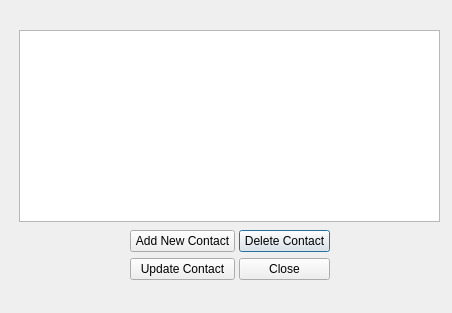
<?xml version="1.0" encoding="UTF-8"?>
<ui version="4.0">
 <class>contactInfo</class>
 <widget class="QDialog" name="contactInfo">
  <property name="geometry">
   <rect>
    <x>0</x>
    <y>0</y>
    <width>452</width>
    <height>313</height>
   </rect>
  </property>
  <property name="windowTitle">
   <string>Dialog</string>
  </property>
  <widget class="QTableView" name="contactView">
   <property name="geometry">
    <rect>
     <x>19</x>
     <y>30</y>
     <width>421</width>
     <height>192</height>
    </rect>
   </property>
  </widget>
  <widget class="QWidget" name="layoutWidget">
   <property name="geometry">
    <rect>
     <x>239</x>
     <y>230</y>
     <width>91</width>
     <height>52</height>
    </rect>
   </property>
   <layout class="QVBoxLayout" name="verticalLayout">
    <item>
     <widget class="QPushButton" name="pushButton_4">
      <property name="text">
       <string>Delete Contact</string>
      </property>
     </widget>
    </item>
    <item>
     <widget class="QPushButton" name="pushButton">
      <property name="text">
       <string>Close</string>
      </property>
     </widget>
    </item>
   </layout>
  </widget>
  <widget class="QWidget" name="layoutWidget">
   <property name="geometry">
    <rect>
     <x>130</x>
     <y>230</y>
     <width>105</width>
     <height>52</height>
    </rect>
   </property>
   <layout class="QVBoxLayout" name="verticalLayout_2">
    <item>
     <widget class="QPushButton" name="AddNewContact">
      <property name="text">
       <string>Add New Contact</string>
      </property>
     </widget>
    </item>
    <item>
     <widget class="QPushButton" name="pushButton_2">
      <property name="text">
       <string>Update Contact</string>
      </property>
     </widget>
    </item>
   </layout>
  </widget>
 </widget>
 <resources/>
 <connections/>
</ui>
